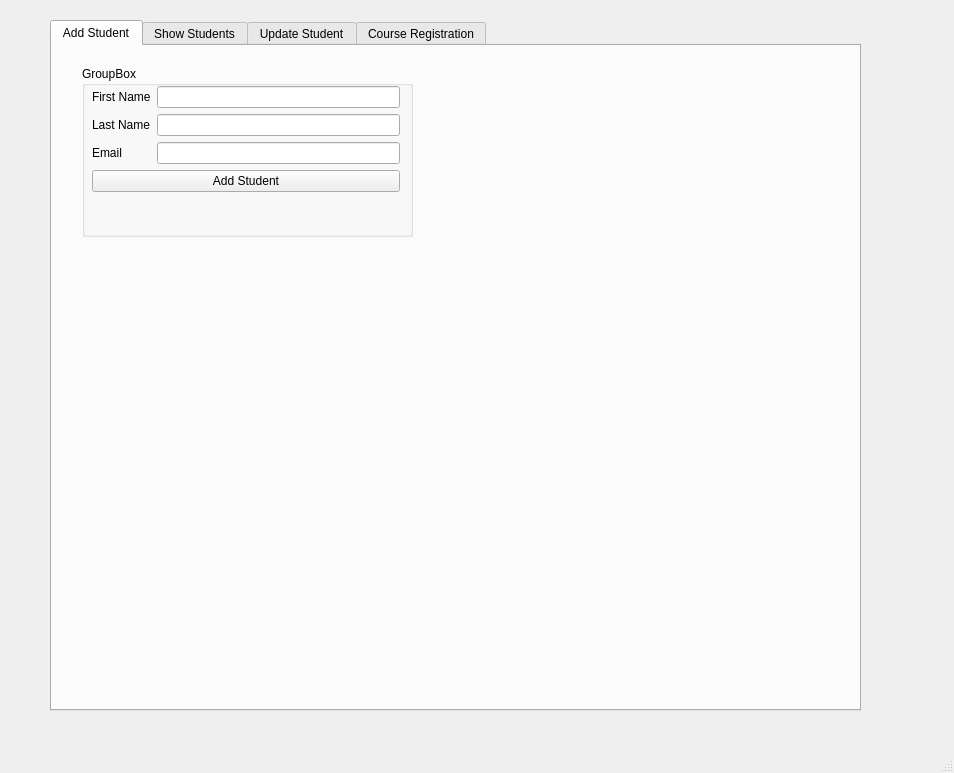
<?xml version="1.0" encoding="UTF-8"?>
<ui version="4.0">
 <class>MainWindow</class>
 <widget class="QMainWindow" name="MainWindow">
  <property name="geometry">
   <rect>
    <x>0</x>
    <y>0</y>
    <width>954</width>
    <height>773</height>
   </rect>
  </property>
  <property name="windowTitle">
   <string>MainWindow</string>
  </property>
  <widget class="QWidget" name="centralwidget">
   <widget class="QTabWidget" name="tabWidget">
    <property name="geometry">
     <rect>
      <x>50</x>
      <y>20</y>
      <width>811</width>
      <height>691</height>
     </rect>
    </property>
    <property name="whatsThis">
     <string/>
    </property>
    <property name="currentIndex">
     <number>4</number>
    </property>
    <widget class="QWidget" name="tab">
     <attribute name="title">
      <string>Add Student</string>
     </attribute>
     <widget class="QGroupBox" name="groupBox">
      <property name="geometry">
       <rect>
        <x>30</x>
        <y>20</y>
        <width>331</width>
        <height>171</height>
       </rect>
      </property>
      <property name="title">
       <string>GroupBox</string>
      </property>
      <widget class="QWidget" name="formLayoutWidget">
       <property name="geometry">
        <rect>
         <x>10</x>
         <y>20</y>
         <width>308</width>
         <height>157</height>
        </rect>
       </property>
       <layout class="QFormLayout" name="formLayout">
        <item row="0" column="0">
         <widget class="QLabel" name="label">
          <property name="text">
           <string>First Name</string>
          </property>
         </widget>
        </item>
        <item row="0" column="1">
         <widget class="QLineEdit" name="txtAddStuFName"/>
        </item>
        <item row="1" column="0">
         <widget class="QLabel" name="label_2">
          <property name="text">
           <string>Last Name</string>
          </property>
         </widget>
        </item>
        <item row="1" column="1">
         <widget class="QLineEdit" name="txtAddStuLName"/>
        </item>
        <item row="2" column="0">
         <widget class="QLabel" name="label_3">
          <property name="text">
           <string>Email</string>
          </property>
         </widget>
        </item>
        <item row="2" column="1">
         <widget class="QLineEdit" name="txtAddStuEmail"/>
        </item>
        <item row="3" column="0" colspan="2">
         <widget class="QPushButton" name="btnAddStudent">
          <property name="text">
           <string>Add Student</string>
          </property>
         </widget>
        </item>
        <item row="4" column="0" colspan="2">
         <widget class="QLabel" name="lblAddStudentFeedback">
          <property name="text">
           <string/>
          </property>
         </widget>
        </item>
        <item row="5" column="0" colspan="2">
         <spacer name="verticalSpacer">
          <property name="orientation">
           <enum>Qt::Vertical</enum>
          </property>
          <property name="sizeHint" stdset="0">
           <size>
            <width>20</width>
            <height>40</height>
           </size>
          </property>
         </spacer>
        </item>
       </layout>
      </widget>
     </widget>
    </widget>
    <widget class="QWidget" name="tab_4">
     <attribute name="title">
      <string>Show Students</string>
     </attribute>
     <widget class="QTableWidget" name="tblAllStudents">
      <property name="geometry">
       <rect>
        <x>30</x>
        <y>40</y>
        <width>521</width>
        <height>221</height>
       </rect>
      </property>
     </widget>
    </widget>
    <widget class="QWidget" name="tab_2">
     <attribute name="title">
      <string>Update Student</string>
     </attribute>
     <widget class="QGroupBox" name="groupBox_2">
      <property name="geometry">
       <rect>
        <x>20</x>
        <y>20</y>
        <width>551</width>
        <height>311</height>
       </rect>
      </property>
      <property name="title">
       <string>Modify Student</string>
      </property>
      <widget class="QWidget" name="formLayoutWidget_2">
       <property name="geometry">
        <rect>
         <x>0</x>
         <y>20</y>
         <width>551</width>
         <height>391</height>
        </rect>
       </property>
       <layout class="QFormLayout" name="formLayout_3">
        <item row="0" column="0">
         <widget class="QLabel" name="label_4">
          <property name="text">
           <string>Student: </string>
          </property>
         </widget>
        </item>
        <item row="0" column="1">
         <widget class="QComboBox" name="cboStudentInfo"/>
        </item>
        <item row="1" column="0">
         <widget class="QLabel" name="label_5">
          <property name="text">
           <string>Student Id</string>
          </property>
         </widget>
        </item>
        <item row="1" column="1">
         <widget class="QLineEdit" name="txtUpdateStuId">
          <property name="enabled">
           <bool>false</bool>
          </property>
         </widget>
        </item>
        <item row="2" column="0">
         <widget class="QLabel" name="label_6">
          <property name="text">
           <string>First Name</string>
          </property>
         </widget>
        </item>
        <item row="2" column="1">
         <widget class="QLineEdit" name="txtUpdateStuFname"/>
        </item>
        <item row="3" column="0">
         <widget class="QLabel" name="label_7">
          <property name="text">
           <string>Last Name</string>
          </property>
         </widget>
        </item>
        <item row="3" column="1">
         <widget class="QLineEdit" name="txtUpdateStuLName"/>
        </item>
        <item row="4" column="0">
         <widget class="QLabel" name="label_8">
          <property name="text">
           <string>Email</string>
          </property>
         </widget>
        </item>
        <item row="4" column="1">
         <widget class="QLineEdit" name="txtUpdateStuEmail"/>
        </item>
        <item row="5" column="0" colspan="2">
         <widget class="QPushButton" name="btnUpdateStu">
          <property name="text">
           <string>Update Student</string>
          </property>
         </widget>
        </item>
        <item row="6" column="0" colspan="2">
         <widget class="QPushButton" name="btnDeleteStu">
          <property name="text">
           <string>Delete Student</string>
          </property>
         </widget>
        </item>
        <item row="7" column="0" colspan="2">
         <widget class="QLabel" name="lblModifyStuFeedback">
          <property name="text">
           <string/>
          </property>
         </widget>
        </item>
        <item row="8" column="0">
         <spacer name="verticalSpacer_2">
          <property name="orientation">
           <enum>Qt::Vertical</enum>
          </property>
          <property name="sizeHint" stdset="0">
           <size>
            <width>20</width>
            <height>40</height>
           </size>
          </property>
         </spacer>
        </item>
       </layout>
      </widget>
     </widget>
    </widget>
    <widget class="QWidget" name="tab_3">
     <attribute name="title">
      <string>Course Registration</string>
     </attribute>
     <widget class="QWidget" name="formLayoutWidget_3">
      <property name="geometry">
       <rect>
        <x>50</x>
        <y>50</y>
        <width>551</width>
        <height>241</height>
       </rect>
      </property>
      <layout class="QFormLayout" name="formLayout_4">
       <item row="0" column="0">
        <widget class="QLabel" name="label_9">
         <property name="text">
          <string>Student: </string>
         </property>
        </widget>
       </item>
       <item row="0" column="1">
        <widget class="QComboBox" name="cboRegisterStudentInfo"/>
       </item>
       <item row="1" column="0">
        <widget class="QLabel" name="label_10">
         <property name="text">
          <string>Course</string>
         </property>
        </widget>
       </item>
       <item row="1" column="1">
        <widget class="QComboBox" name="cboRegisterCourseInfo"/>
       </item>
       <item row="3" column="0" colspan="2">
        <widget class="QPushButton" name="btnRegisterStu">
         <property name="text">
          <string>Register</string>
         </property>
        </widget>
       </item>
       <item row="4" column="0" colspan="2">
        <widget class="QLabel" name="registerStuLbl">
         <property name="text">
          <string/>
         </property>
        </widget>
       </item>
       <item row="5" column="0">
        <spacer name="verticalSpacer_3">
         <property name="orientation">
          <enum>Qt::Vertical</enum>
         </property>
         <property name="sizeHint" stdset="0">
          <size>
           <width>20</width>
           <height>40</height>
          </size>
         </property>
        </spacer>
       </item>
      </layout>
     </widget>
    </widget>
    <!-- <widget class="QWidget" name="tab_5">
     <attribute name="title">
      <string>Show Student</string>
     </attribute>
    </widget> -->
   </widget>
  </widget>
  <widget class="QStatusBar" name="statusbar"/>
 </widget>
 <tabstops>
  <tabstop>tabWidget</tabstop>
  <tabstop>txtAddStuFName</tabstop>
  <tabstop>txtAddStuLName</tabstop>
  <tabstop>txtAddStuEmail</tabstop>
  <tabstop>btnAddStudent</tabstop>
 </tabstops>
 <resources/>
 <connections/>
</ui>
